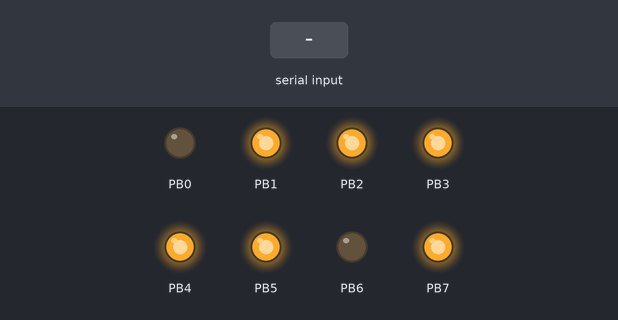
Bench run of a program on a simulated ATmega32, built with avr-gcc and emulated at 3.6864 MHz. Parts: output pins drawn as LEDs (lit = HIGH). The inputs (shaded band) are chosen by the test bench. What the program prints to the serial monitor is not drawn.

Above: at 1.2 s.
1.3 s: "1" received over Serial
At 1.9 s:
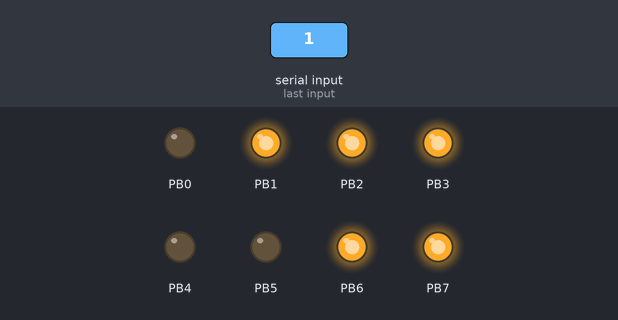
2.8 s: "0" received over Serial
At 4.0 s:
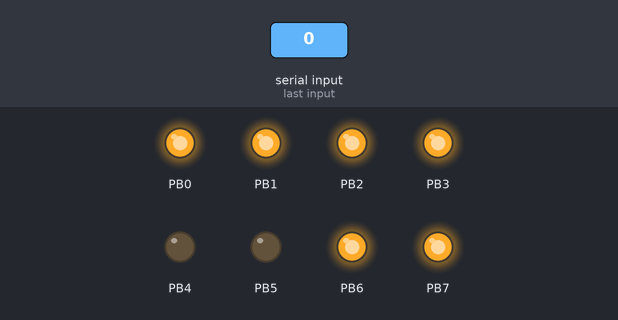
4.3 s: "2" received over Serial
At 5.4 s:
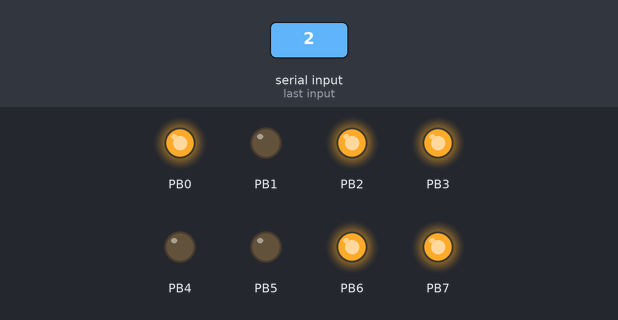
Timing chart, 0 to 7.3 s (numbered marks = the images above; inputs shaded):
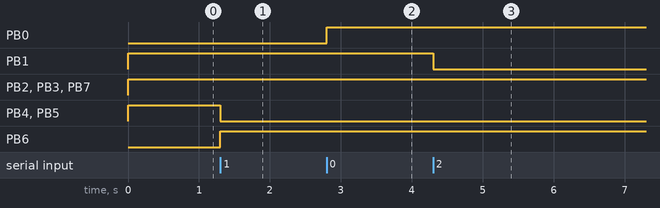

Measured:
- after the input at 1.3 s, PB4, PB5: HIGH → LOW at once; PB6: LOW → HIGH at once
- after the input at 2.8 s, PB0: LOW → HIGH at once
- after the input at 4.3 s, PB1: HIGH → LOW at once

The program:

main.c
```c
/*
* USARTInterruptsDemo.c
*
* Created: 06-03-2017 13:54:18
* Author : Joachim
*/

#include <avr/io.h>
#define F_CPU 3686400
#include <util/delay.h>
#include <avr/interrupt.h>
#define USART_BAUDRATE 9600
#define BAUD_PRESCALE (((F_CPU / (USART_BAUDRATE * 16UL))) - 1)

volatile unsigned char value;

ISR(USART_RXC_vect){

	value = UDR;             //read UART register into value
	PORTB = ~value;          // output inverted value on LEDs (0=on)
}

void USART_Init(void)
{
	// Set baud rate
	UBRRL = BAUD_PRESCALE;// Load lower 8-bits into the low byte of the UBRR register
	UBRRH = (BAUD_PRESCALE >> 8);
	/* Load upper 8-bits into the high byte of the UBRR register
	Default frame format is 8 data bits, no parity, 1 stop bit
	to change use UCSRC, see AVR datasheet*/

	// Enable receiver and transmitter and receive complete interrupt
	UCSRB = ((1<<TXEN)|(1<<RXEN) | (1<<RXCIE));
}

void Led_init(void){
	//outputs, all off
	DDRB =0xFF;
	PORTB = 0xFF;
}

void USART_SendByte(uint8_t u8Data){

	// Wait until last byte has been transmitted
	while((UCSRA &(1<<UDRE)) == 0);

	// Transmit data
	UDR = u8Data;
}

// not being used but here for completeness
// Wait until a byte has been received and return received data
uint8_t USART_ReceiveByte(){
	while((UCSRA &(1<<RXC)) == 0);
	return UDR;
}

int main(void)
{
	USART_Init();
	sei();
	Led_init();

	value = 'A';
	PORTB = ~value;

	/* Replace with your application code */
	while (1)
	{
		USART_SendByte(value);
		_delay_ms(250);
	}
}
```
